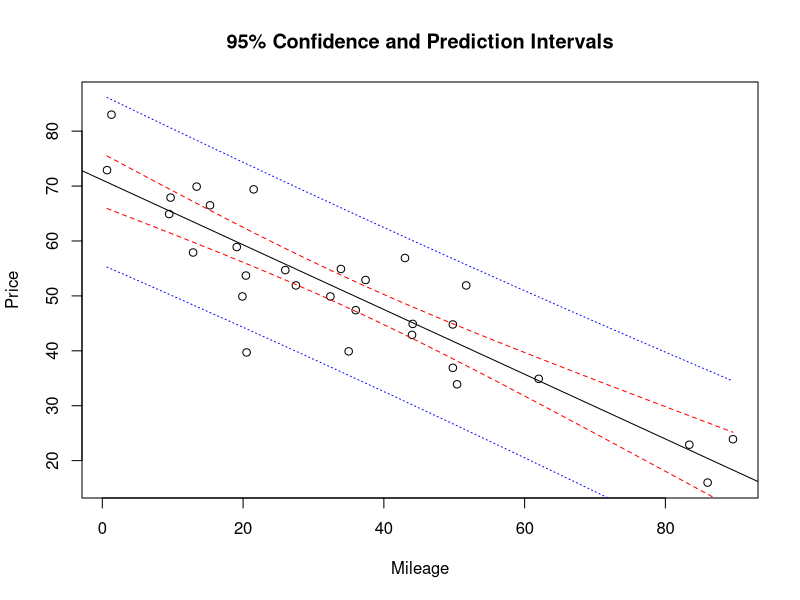

Source code (R):
## ---- chunk 1
porsche <- read.csv("../data/PorschePrice.csv", header = TRUE)
attach(porsche)
## ---- chunk 2
porsche.lm <- lm(Price ~ Mileage, data = porsche)
## ---- chunk 3
summary(porsche.lm)
## ---- chunk 4
confint(porsche.lm, level = .95)
## ---- chunk 5
confint(porsche.lm, 1)
confint(porsche.lm, 2)
## ---- chunk 6
cor(Mileage, Price)
cor(Mileage, Price)^2
## ---- chunk 7
newData <- data.frame(Mileage = 50)
predict(porsche.lm, newData, interval = "confidence", level = .95)
## ---- chunk 8
predict(porsche.lm, newData, interval = "prediction", level = .95)
## ---- chunk 9
predict.plots <- function(x, y, conf.level = .95) {
  # x = explanatory variable
  # y = response variable
  model <- lm(y ~ x)
  new <- seq(min(x), max(x), length = 101)
  CI <- predict(model, list(x = new), int = "confidence", level = conf.level)
  PI <- predict(model, list(x = new), int = "prediction", level = conf.level)
  plot(x, y, ylim = range(y, PI[, 3]), main = "95% Confidence and Prediction Intervals", xlab = "Mileage", ylab = "Price")
  abline(model) # to obtain solid regression line
  points(new, CI[, 2], type = "l", col = "red", lty = 2)
  points(new, CI[, 3], type = "l", col = "red", lty = 2)
  points(new, PI[, 2], type = "l", col = "blue", lty = 3)
  points(new, PI[, 3], type = "l", col = "blue", lty = 3)
}
## ---- chunk 10
predict.plots(Mileage, Price)
